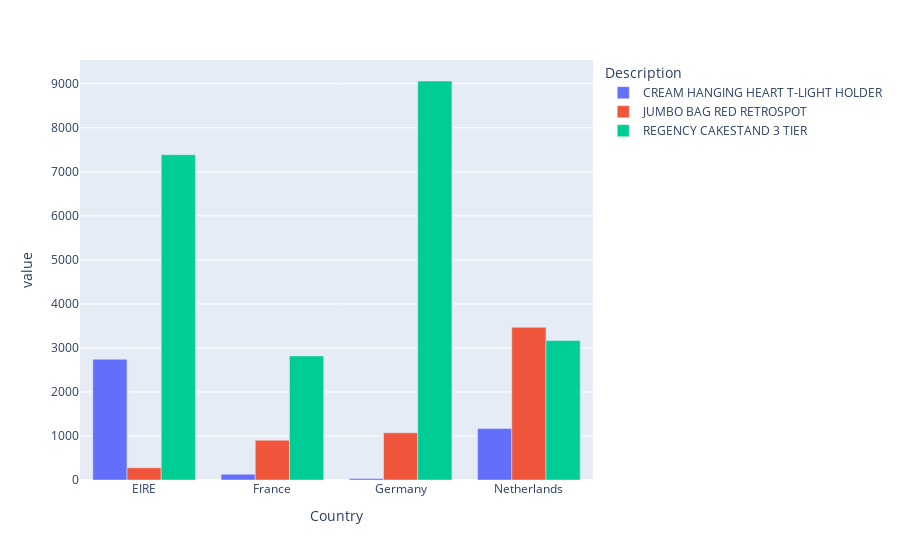

Notebook code cell kept with this figure:
### Code cell
px.bar(data_frame=cross_df, barmode='group')

### Figure 1 — Plotly figure (JSON) as saved in the notebook; plotly's stock layout.template omitted (floating-point values rounded to 4 significant figures)
{"data": [{"alignmentgroup": "True", "hovertemplate": "Description=CREAM HANGING HEART T-LIGHT HOLDER<br>Country=%{x}<br>value=%{y}<extra></extra>", "legendgroup": "CREAM HANGING HEART T-LIGHT HOLDER", "marker": {"color": "#636efa", "pattern": {"shape": ""}}, "name": "CREAM HANGING HEART T-LIGHT HOLDER", "offsetgroup": "CREAM HANGING HEART T-LIGHT HOLDER", "orientation": "v", "showlegend": true, "textposition": "auto", "type": "bar", "x": ["EIRE", "France", "Germany", "Netherlands"], "xaxis": "x", "y": [2741.0, 131.8, 35.4, 1167], "yaxis": "y"}, {"alignmentgroup": "True", "hovertemplate": "Description=JUMBO BAG RED RETROSPOT<br>Country=%{x}<br>value=%{y}<extra></extra>", "legendgroup": "JUMBO BAG RED RETROSPOT", "marker": {"color": "#EF553B", "pattern": {"shape": ""}}, "name": "JUMBO BAG RED RETROSPOT", "offsetgroup": "JUMBO BAG RED RETROSPOT", "orientation": "v", "showlegend": true, "textposition": "auto", "type": "bar", "x": ["EIRE", "France", "Germany", "Netherlands"], "xaxis": "x", "y": [278.7, 903.4, 1073.0, 3468], "yaxis": "y"}, {"alignmentgroup": "True", "hovertemplate": "Description=REGENCY CAKESTAND 3 TIER<br>Country=%{x}<br>value=%{y}<extra></extra>", "legendgroup": "REGENCY CAKESTAND 3 TIER", "marker": {"color": "#00cc96", "pattern": {"shape": ""}}, "name": "REGENCY CAKESTAND 3 TIER", "offsetgroup": "REGENCY CAKESTAND 3 TIER", "orientation": "v", "showlegend": true, "textposition": "auto", "type": "bar", "x": ["EIRE", "France", "Germany", "Netherlands"], "xaxis": "x", "y": [7389.0, 2817.0, 9062.0, 3166.0], "yaxis": "y"}], "layout": {"barmode": "group", "legend": {"title": {"text": "Description"}, "tracegroupgap": 0}, "margin": {"t": 60}, "xaxis": {"anchor": "y", "domain": [0, 1], "title": {"text": "Country"}}, "yaxis": {"anchor": "x", "domain": [0, 1], "title": {"text": "value"}}}}
